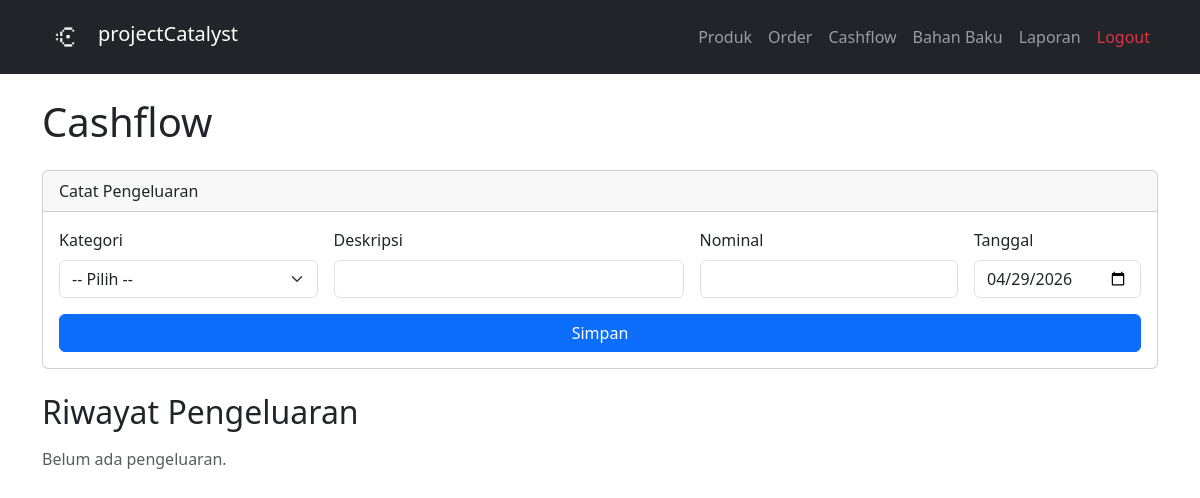
The page /cashflow (signed in) on the database as committed earlier.
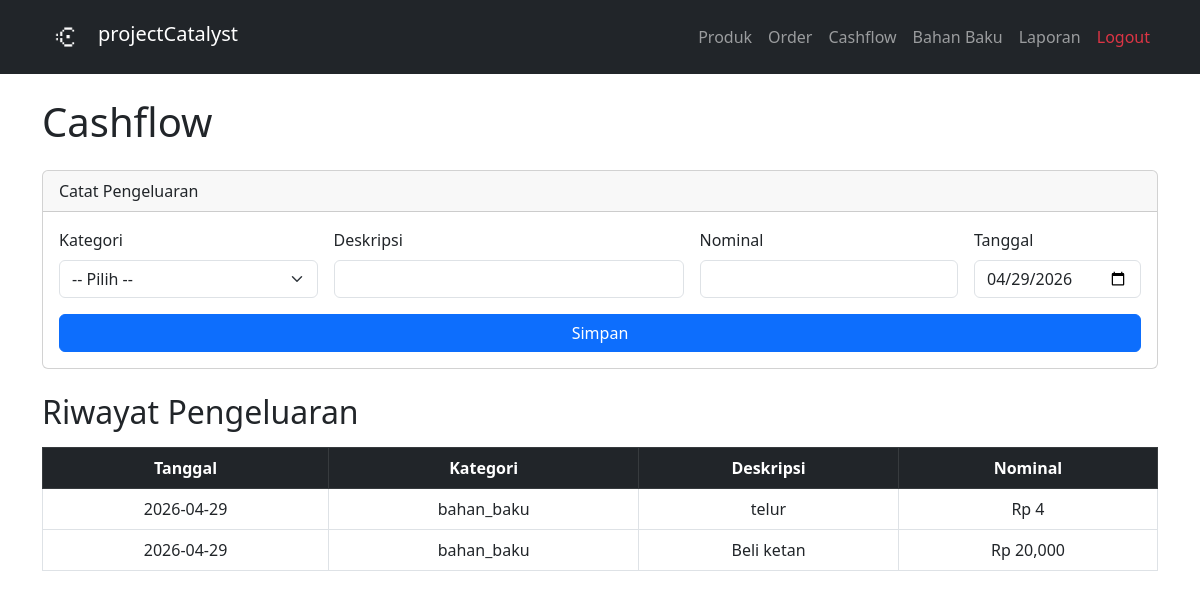
The same page on the database as committed later.
### tables this page shows
CREATE TABLE expenses (
    id          INTEGER PRIMARY KEY AUTOINCREMENT,
    category    TEXT NOT NULL,
    description TEXT NOT NULL,
    amount      REAL NOT NULL,
    date        TEXT NOT NULL,
    created_at  TEXT DEFAULT CURRENT_TIMESTAMP
);

### app.py (the view)
@app.route('/cashflow')
@login_required
def cashflow():
    expenses = get_all_expenses()
    return render_template('cashflow.html', expenses=expenses)

### app.py (called while the page is built)
@login_manager.user_loader
def load_user(user_id):
    row = get_user_by_id(user_id)
    if row:
        return User(row['id'], row['username'], row['password_hash'])
    return None

### database/db.py (called while the page is built)
def get_connection():
    conn = sqlite3.connect(DB_PATH)
    conn.row_factory = sqlite3.Row
    conn.execute("PRAGMA foreign_keys = ON")
    return conn

def get_user_by_id(user_id):
    conn = get_connection()
    user = conn.execute('SELECT * FROM users WHERE id = ?', (user_id,)).fetchone()
    conn.close()
    return user

def get_all_expenses():
    conn = get_connection()
    expenses = conn.execute(
        "SELECT * FROM expenses ORDER BY date DESC"
    ).fetchall()
    conn.close()
    return expenses

### templates/cashflow.html (shortened to what this page needs)
{% extends 'base.html' %}
{% block content %}
<h1 class="mb-4">Cashflow</h1>
<div class="card mb-4">
    <div class="card-header">Catat Pengeluaran</div>
    <div class="card-body">
        <form action="/cashflow/add" method="POST">
            <div class="row g-3">
                <div class="col-12 col-md-3">
                    <label class="form-label">Kategori</label>
                    <select name="category" class="form-select" required>
                        <option value="">-- Pilih --</option>
                    </select>
                </div>
                <div class="col-12 col-md-4">
                    <label class="form-label">Deskripsi</label>
                    <input type="text" name="description" class="form-control" required>
                </div>
                <div class="col-12 col-md-3">
                    <label class="form-label">Nominal</label>
                    <input type="number" name="amount" class="form-control" required>
                </div>
                <div class="col-12 col-md-2">
                    <label class="form-label">Tanggal</label>
                    <input type="date" name="date" class="form-control" required id="expense_date">                </div>
                </div>
            <button type="submit" class="btn btn-primary mt-3 w-100 w-md-auto">Simpan</button>
        </form>
    </div>
</div>
<h2 class="mb-3">Riwayat Pengeluaran</h2>
{% if expenses %}
<div class="table-responsive">
<table class="table table-bordered table-hover">
    <thead class="table-dark">
        <tr>
            <th>Tanggal</th>
            <th>Kategori</th>
            <th>Deskripsi</th>
            <th>Nominal</th>
        </tr>
    </thead>
    <tbody>
        {% for expense in expenses %}
        <tr>
            <td>{{ expense['date'] }}</td>
            <td>{{ expense['category'] }}</td>
            <td>{{ expense['description'] }}</td>
            <td>Rp {{ "{:,.0f}".format(expense['amount']) }}</td>
        </tr>
        {% endfor %}
    </tbody>
</table>
</div>
{% else %}
<p class="text-muted">Belum ada pengeluaran.</p>
{% endif %}
{% endblock %}

### templates/base.html (shortened to what this page needs)
<!DOCTYPE html>
<html lang="id">
<head>
    <link href="https://cdnjs.cloudflare.com/ajax/libs/bootstrap/5.3.0/css/bootstrap.min.css" rel="stylesheet">
</head>
<body>
<nav class="navbar navbar-expand-lg navbar-dark bg-dark">
    <div class="container">
        <a class="navbar-brand d-flex align-items-center gap-2" href="/">
            <img src="/static/logo.png" height="48" width="48" style="vertical-align: middle">
            <span style="margin-bottom: 6px">projectCatalyst</span>
        </a>
        <div class="collapse navbar-collapse" id="navmenu">
            <ul class="navbar-nav ms-auto">
                <li class="nav-item"><a class="nav-link" href="/products">Produk</a></li>
                <li class="nav-item"><a class="nav-link" href="/orders">Order</a></li>
                <li class="nav-item"><a class="nav-link" href="/cashflow">Cashflow</a></li>
                <li class="nav-item"><a class="nav-link" href="/ingredients">Bahan Baku</a></li>
                <li class="nav-item"><a class="nav-link" href="/reports">Laporan</a></li>
                <li class="nav-item"><a class="nav-link text-danger" href="{{ url_for('logout') }}">Logout</a></li>
            </ul>
        </div>
    </div>
</nav>
<div class="container mt-4">
    {% block content %}{% endblock %}
</div>
</body>
</html>

### templates/base.html (style rules this page uses)
.btn { transition: all 0.2s ease; }
.card { transition: all 0.2s ease; cursor: pointer; }
.nav-link { transition: all 0.2s ease; position: relative; }
.nav-link::after { content: ''; position: absolute; bottom: 0; left: 0; width: 0; height: 2px; background: #fff; transition: width 0.9s ease; }
.table tbody tr:nth-child(even) { background-color: #eef2ff; }
.table td { text-align: center; vertical-align: middle; }
.table th { text-align: center; vertical-align: middle; }

Rows that differ between the two databases and show on the page:
added expenses: date "2026-04-29", category "bahan_baku", description "telur", amount "4"
added expenses: date "2026-04-29", category "bahan_baku", description "Beli ketan", amount "20,000"
Other text that changed with them:
text no longer shown: "Belum ada pengeluaran."
text now shown: "Tanggal Kategori Deskripsi Nominal"
